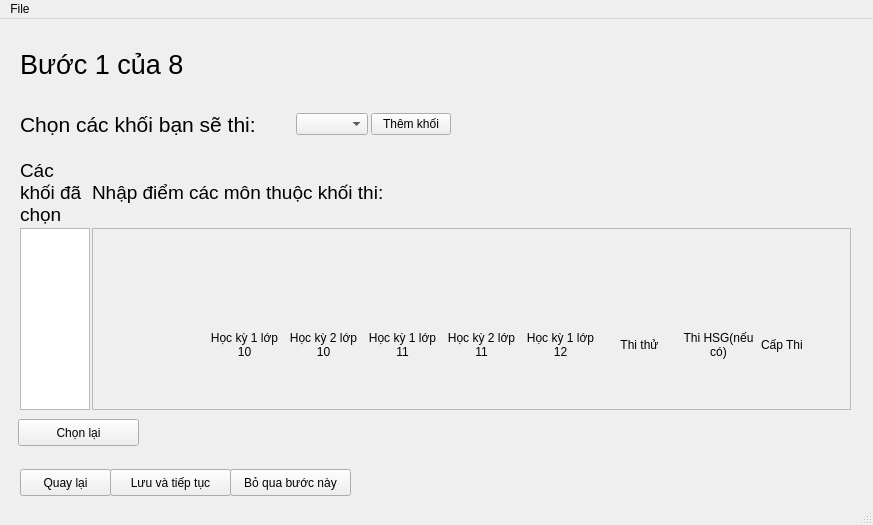
<?xml version="1.0" encoding="UTF-8"?>
<ui version="4.0">
 <class>KhoiDiemMW</class>
 <widget class="QMainWindow" name="KhoiDiemMW">
  <property name="geometry">
   <rect>
    <x>0</x>
    <y>0</y>
    <width>873</width>
    <height>525</height>
   </rect>
  </property>
  <property name="windowTitle">
   <string>Hệ thống trợ giúp chọn ngành 2018</string>
  </property>
  <property name="unifiedTitleAndToolBarOnMac">
   <bool>false</bool>
  </property>
  <widget class="QWidget" name="centralwidget">
   <widget class="QLabel" name="lb_step">
    <property name="geometry">
     <rect>
      <x>20</x>
      <y>30</y>
      <width>201</width>
      <height>31</height>
     </rect>
    </property>
    <property name="font">
     <font>
      <pointsize>20</pointsize>
     </font>
    </property>
    <property name="text">
     <string>Bước 1 của 8</string>
    </property>
   </widget>
   <widget class="QPushButton" name="btn_back">
    <property name="geometry">
     <rect>
      <x>20</x>
      <y>450</y>
      <width>91</width>
      <height>27</height>
     </rect>
    </property>
    <property name="text">
     <string>Quay lại</string>
    </property>
   </widget>
   <widget class="QPushButton" name="btn_save_continue">
    <property name="geometry">
     <rect>
      <x>110</x>
      <y>450</y>
      <width>121</width>
      <height>27</height>
     </rect>
    </property>
    <property name="text">
     <string>Lưu và tiếp tục</string>
    </property>
   </widget>
   <widget class="QPushButton" name="btn_skip">
    <property name="geometry">
     <rect>
      <x>230</x>
      <y>450</y>
      <width>121</width>
      <height>27</height>
     </rect>
    </property>
    <property name="text">
     <string>Bỏ qua bước này</string>
    </property>
   </widget>
   <widget class="QPushButton" name="btn_xoaKhoi">
    <property name="geometry">
     <rect>
      <x>18</x>
      <y>400</y>
      <width>121</width>
      <height>27</height>
     </rect>
    </property>
    <property name="text">
     <string>Chọn lại</string>
    </property>
   </widget>
   <widget class="QWidget" name="gridLayoutWidget_2">
    <property name="geometry">
     <rect>
      <x>20</x>
      <y>90</y>
      <width>431</width>
      <height>31</height>
     </rect>
    </property>
    <layout class="QGridLayout" name="gl_top" columnstretch="4,1,1">
     <property name="horizontalSpacing">
      <number>3</number>
     </property>
     <property name="verticalSpacing">
      <number>1</number>
     </property>
     <item row="0" column="0">
      <widget class="QLabel" name="lb_chonKhoi">
       <property name="font">
        <font>
         <pointsize>16</pointsize>
         <weight>50</weight>
         <italic>false</italic>
         <bold>false</bold>
        </font>
       </property>
       <property name="text">
        <string>Chọn các khối bạn sẽ thi:</string>
       </property>
       <property name="wordWrap">
        <bool>true</bool>
       </property>
      </widget>
     </item>
     <item row="0" column="1">
      <widget class="QComboBox" name="cb_khoi"/>
     </item>
     <item row="0" column="2">
      <widget class="QPushButton" name="btn_themKhoi">
       <property name="text">
        <string>Thêm khối</string>
       </property>
      </widget>
     </item>
    </layout>
   </widget>
   <widget class="QWidget" name="gridLayoutWidget">
    <property name="geometry">
     <rect>
      <x>20</x>
      <y>140</y>
      <width>831</width>
      <height>251</height>
     </rect>
    </property>
    <layout class="QGridLayout" name="gl_parent" rowstretch="0,0" columnstretch="1,11">
     <property name="sizeConstraint">
      <enum>QLayout::SetDefaultConstraint</enum>
     </property>
     <property name="spacing">
      <number>2</number>
     </property>
     <item row="1" column="0">
      <widget class="QListView" name="lv_khoi"/>
     </item>
     <item row="0" column="0">
      <widget class="QLabel" name="lb_khoiDaChon">
       <property name="font">
        <font>
         <pointsize>14</pointsize>
         <weight>50</weight>
         <italic>false</italic>
         <bold>false</bold>
        </font>
       </property>
       <property name="text">
        <string>Các khối đã chọn</string>
       </property>
       <property name="wordWrap">
        <bool>true</bool>
       </property>
      </widget>
     </item>
     <item row="1" column="1">
      <widget class="QScrollArea" name="scrollArea">
       <property name="widgetResizable">
        <bool>true</bool>
       </property>
       <widget class="QWidget" name="scroll_bangDiem">
        <property name="geometry">
         <rect>
          <x>0</x>
          <y>0</y>
          <width>747</width>
          <height>207</height>
         </rect>
        </property>
        <widget class="QWidget" name="gridLayoutWidget_3">
         <property name="geometry">
          <rect>
           <x>0</x>
           <y>0</y>
           <width>741</width>
           <height>231</height>
          </rect>
         </property>
         <layout class="QGridLayout" name="gl_nhapDiem" rowstretch="0" columnstretch="3,2,2,2,2,2,2,2,2">
          <property name="sizeConstraint">
           <enum>QLayout::SetDefaultConstraint</enum>
          </property>
          <property name="spacing">
           <number>6</number>
          </property>
          <item row="0" column="6">
           <widget class="QLabel" name="lb_thiThu">
            <property name="text">
             <string>Thi thử</string>
            </property>
            <property name="alignment">
             <set>Qt::AlignCenter</set>
            </property>
            <property name="wordWrap">
             <bool>true</bool>
            </property>
           </widget>
          </item>
          <item row="0" column="3">
           <widget class="QLabel" name="lb_hk111">
            <property name="text">
             <string>Học kỳ 1 lớp 11</string>
            </property>
            <property name="alignment">
             <set>Qt::AlignCenter</set>
            </property>
            <property name="wordWrap">
             <bool>true</bool>
            </property>
           </widget>
          </item>
          <item row="0" column="4">
           <widget class="QLabel" name="lb_hk211">
            <property name="text">
             <string>Học kỳ 2 lớp 11</string>
            </property>
            <property name="alignment">
             <set>Qt::AlignCenter</set>
            </property>
            <property name="wordWrap">
             <bool>true</bool>
            </property>
           </widget>
          </item>
          <item row="0" column="5">
           <widget class="QLabel" name="lb_hk112">
            <property name="text">
             <string>Học kỳ 1 lớp 12</string>
            </property>
            <property name="alignment">
             <set>Qt::AlignCenter</set>
            </property>
            <property name="wordWrap">
             <bool>true</bool>
            </property>
           </widget>
          </item>
          <item row="0" column="7">
           <widget class="QLabel" name="lb_thiHsg">
            <property name="text">
             <string>Thi HSG(nếu có)</string>
            </property>
            <property name="alignment">
             <set>Qt::AlignCenter</set>
            </property>
            <property name="wordWrap">
             <bool>true</bool>
            </property>
           </widget>
          </item>
          <item row="0" column="1">
           <widget class="QLabel" name="lb_hk110">
            <property name="text">
             <string>Học kỳ 1 lớp 10</string>
            </property>
            <property name="alignment">
             <set>Qt::AlignCenter</set>
            </property>
            <property name="wordWrap">
             <bool>true</bool>
            </property>
           </widget>
          </item>
          <item row="0" column="2">
           <widget class="QLabel" name="lb_hk210">
            <property name="text">
             <string>Học kỳ 2 lớp 10</string>
            </property>
            <property name="alignment">
             <set>Qt::AlignCenter</set>
            </property>
            <property name="wordWrap">
             <bool>true</bool>
            </property>
           </widget>
          </item>
          <item row="0" column="0">
           <widget class="QLabel" name="lb_n">
            <property name="text">
             <string/>
            </property>
           </widget>
          </item>
          <item row="0" column="8">
           <widget class="QLabel" name="lb_capThi">
            <property name="text">
             <string>Cấp Thi</string>
            </property>
           </widget>
          </item>
         </layout>
        </widget>
       </widget>
      </widget>
     </item>
     <item row="0" column="1">
      <widget class="QLabel" name="lb_nhapDiem">
       <property name="font">
        <font>
         <pointsize>14</pointsize>
         <weight>50</weight>
         <italic>false</italic>
         <bold>false</bold>
        </font>
       </property>
       <property name="text">
        <string>Nhập điểm các môn thuộc khối thi:</string>
       </property>
       <property name="wordWrap">
        <bool>true</bool>
       </property>
      </widget>
     </item>
    </layout>
   </widget>
  </widget>
  <widget class="QMenuBar" name="menubar">
   <property name="geometry">
    <rect>
     <x>0</x>
     <y>0</y>
     <width>873</width>
     <height>22</height>
    </rect>
   </property>
   <widget class="QMenu" name="menuFile">
    <property name="title">
     <string>File</string>
    </property>
    <addaction name="actionExit"/>
   </widget>
   <addaction name="menuFile"/>
  </widget>
  <widget class="QStatusBar" name="statusbar"/>
  <action name="actionExit">
   <property name="text">
    <string>Exit</string>
   </property>
  </action>
 </widget>
 <resources/>
 <connections/>
</ui>
